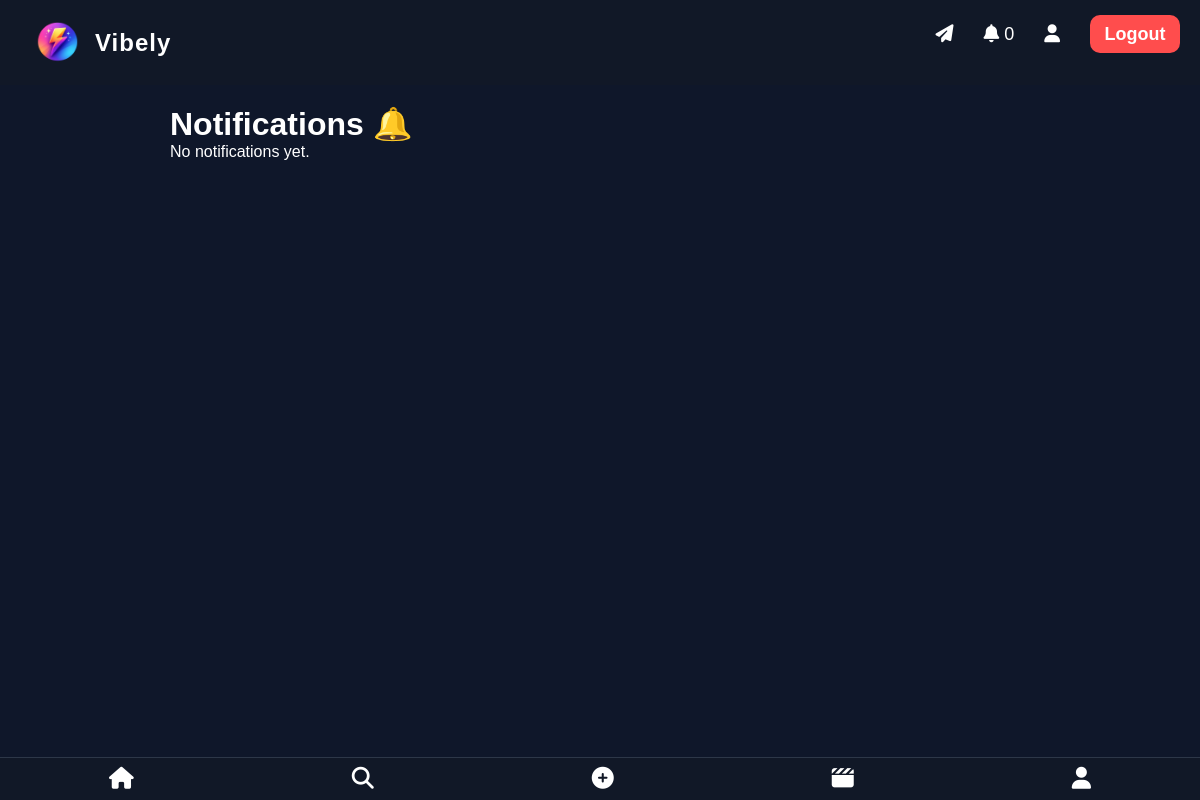
The app's page /notifications/ (signed in), older data.
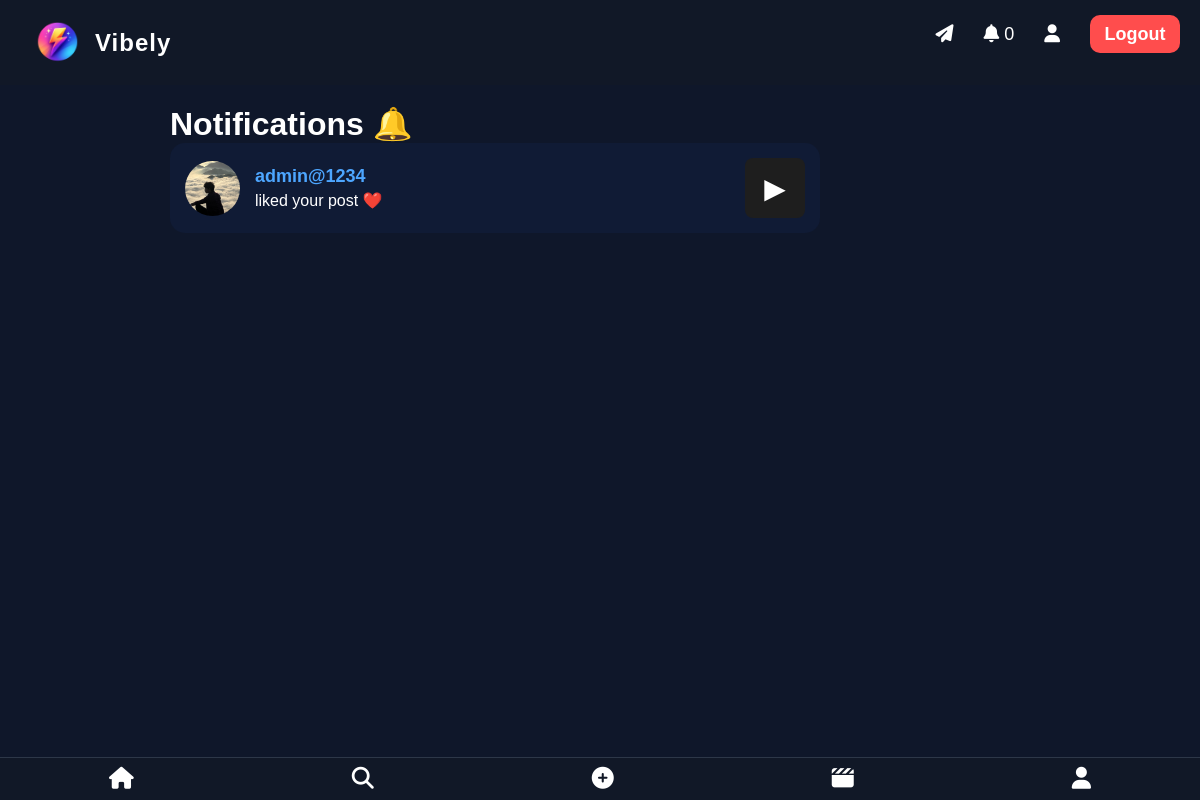
The same page, newer data.
### posts/models.py (models this page shows, shortened)
class Notification(models.Model):
    user = models.ForeignKey(
        User,
        on_delete=models.CASCADE,
        related_name='notifications'
    )
    sender = models.ForeignKey(
        User,
        on_delete=models.CASCADE,
        related_name='sent_notifications'
    )
    post = models.ForeignKey(
        Post,
        on_delete=models.CASCADE,
        null=True,
        blank=True
    )
    message = models.CharField(
        max_length=255
    )
    is_read = models.BooleanField(
        default=False
    )
    created_at = models.DateTimeField(
        auto_now_add=True
    )

### accounts/models.py (models this page shows, shortened)
class Profile(models.Model):
    user = models.OneToOneField(User, on_delete=models.CASCADE)
    bio = models.TextField(blank=True)
    location = models.CharField(
        max_length=100,
        blank=True
    )
    website = models.URLField(
        blank=True
    )
    profile_picture = models.ImageField(
    upload_to='profile_pictures/',
    default='default.jpg'
)
    cover_photo = models.ImageField(
    upload_to='cover_photos/',
    blank=True,
    null=True
)
    from django.contrib.auth.models import User

### accounts/views.py (the view)
@login_required
def notifications(request):
    notifications = Notification.objects.filter(
        user=request.user
    ).order_by('-created_at')
    notifications.update(
        is_read=True
    )
    notification_count = Notification.objects.filter(
        user=request.user,
        is_read=False
    ).count()
    return render(
        request,
        'notifications.html',
        {
            'notifications': notifications,
            'notification_count': notification_count
        }
    )

### templates/notifications.html
{% extends 'base.html' %}
{% block content %}
<h2>Notifications 🔔</h2>
{% for notification in notifications %}
<div class="notification-card">
    <div class="notification-left">
        {% if notification.sender.profile.profile_picture %}
        <img
            src="{{ notification.sender.profile.profile_picture.url }}"
            class="notification-pic">
        {% endif %}
        <div class="notification-content">
            <strong>
                {{ notification.sender.username }}
            </strong>
            <p>
                {{ notification.message }}
            </p>
        </div>
    </div>
   {% if notification.post %}
    {% if ".mp4" in notification.post.media.url %}
        <div class="notification-video-preview">
    <span>▶</span>
</div>
    {% else %}
        <img
            src="{{ notification.post.media.url }}"
            class="notification-post-preview">
    {% endif %}
{% endif %}
</div>
{% empty %}
<p>No notifications yet.</p>
{% endfor %}
{% endblock %}

### templates/base.html (shortened to what this page needs)
{% load static %}
<!DOCTYPE html>
<html>
<head>
    <link rel="stylesheet"
          href="{% static 'css/style.css' %}">
          {% load static %}
    <link rel="stylesheet"
href="https://cdnjs.cloudflare.com/ajax/libs/font-awesome/6.5.2/css/all.min.css">
</head>
<body>
<nav class="top-nav">
<div class="logo">
    <img src="/static/images/vibely-logo.png"
         class="nav-logo">
    Vibely
</div>
    <div class="top-right-section">
    {% if user.is_authenticated %}
     <a href="/messages/">
    <i class="fa-solid fa-paper-plane"></i>
</a>
<a href="/notifications/">
    <i class="fa-solid fa-bell"></i>
    {{ notification_count }}
</a>
<a href="/profile/">
    <i class="fa-solid fa-user"></i>
</a>
        <a href="/logout/" class="logout-btn">
            Logout
        </a>
    {% endif %}
    </div>
</nav>
<div class="container">
    {% block content %}
    {% endblock %}
</div>
<div class="bottom-nav">
    <a href="/">
        <i class="fa-solid fa-house"></i>
    </a>
    <a href="/search/">
        <i class="fa-solid fa-magnifying-glass"></i>
    </a>
    <a href="#" onclick="openUploadMenu()">
        <i class="fa-solid fa-circle-plus"></i>
    </a>
    <a href="/reels/">
        <i class="fa-solid fa-clapperboard"></i>
    </a>
    <a href="/profile/">
        <i class="fa-solid fa-user"></i>
    </a>
</div>
</body>
</html>

### static/css/style.css (style rules this page uses)
* { margin:0; padding:0; box-sizing:border-box; font-family:Arial,sans-serif; }
body { background:#0f172a; color:white; font-family:Arial, sans-serif; margin:0; padding:0; }
a { text-decoration:none; color:#60a5fa; }
nav { background: #111827; color:white; display:flex; justify-content:space-between; align-items:center; padding:15px 50px; }
.logo { font-size:28px; color:#22c55e; font-weight:bold; }
.container { width:100%; max-width:1200px; margin:auto; padding:0 20px; }
body { background:#0f172a; color:rgb(0, 0, 0); }
.container { max-width:700px; margin:30px auto; }
.logo { font-size:28px; font-weight:bold; color:#8b5cf6; }
.container { max-width:650px; margin:auto; padding:20px; }
body { background:#0f172a; color:white; margin:0; font-family:Arial,sans-serif; }
nav { background:#111827; padding:18px 40px; display:flex; justify-content:space-between; align-items:center; }
.logo { font-size:32px; font-weight:bold; color:#3b82f6; }
.container { width:100%; max-width:900px; margin:auto; padding:20px; }
body { background:#0f172a; color:#ffffff; font-family:Arial, sans-serif; margin:0; padding:0; }
nav { background:#111827; padding:18px 40px; display:flex; justify-content:space-between; align-items:center; top:0; z-index:1000; }
.logo { font-size:38px; font-weight:800; color:#3b82f6; }
h2 { font-size:32px; }
.top-nav { display:flex; justify-content:space-between; align-items:center; padding:15px 30px; }
.bottom-nav { position:fixed; bottom:0; left:0; width:100%; background:#111827; display:flex; justify-content:space-around; padding:8px 0; border-top:1px solid #2d3748; }
.bottom-nav a { color:white; font-size:22px; text-decoration:none; transition:0.3s; }
* { scrollbar-width:none; }
.top-right-section { position:absolute; top:15px; right:20px; display:flex; gap: 50px; align-items:center; gap: 30px; }
.top-right-section a { text-decoration:none; color:white; font-size:18px; }
.logout-btn { display:flex; align-items:center; justify-content:center; width:90px; height:38px; background:#ff4d4d; color:white; text-decoration:none; font-weight:bold; font-size:15px; border-radius:10px; transition:0.3s; }
.notification-card { display:flex; align-items:center; justify-content:space-between; background:#101b35; padding:15px; margin-bottom:15px; border-radius:15px; width:650px; }
.notification-left { display:flex; align-items:center; gap:15px; }
.notification-pic { width:55px; height:55px; border-radius:50%; object-fit:cover; }
.notification-content { display:flex; flex-direction:column; }
.notification-content strong { color:#4da6ff; font-size:18px; }
.notification-content p { margin-top:4px; color:white; }
.notification-video-preview { width:60px; height:60px; background:#1e1e1e; display:flex; justify-content:center; align-items:center; border-radius:8px; font-size:28px; cursor:pointer; }
.logo { font-size:26px; font-weight:bold; letter-spacing:1px; color:#60a5fa; }
.logo { display:flex; align-items:center; gap:10px; font-size:24px; font-weight:bold; color:white; }
.nav-logo { width:55px; height:55px; border-radius:50%; }

Row changes from the older to the newer data that the page shows:
added Notification: sender.profile.profile_picture (picture), sender.username "admin@1234", message "liked your post ❤️"
Text that changed along with them:
text no longer shown: "No notifications yet."
